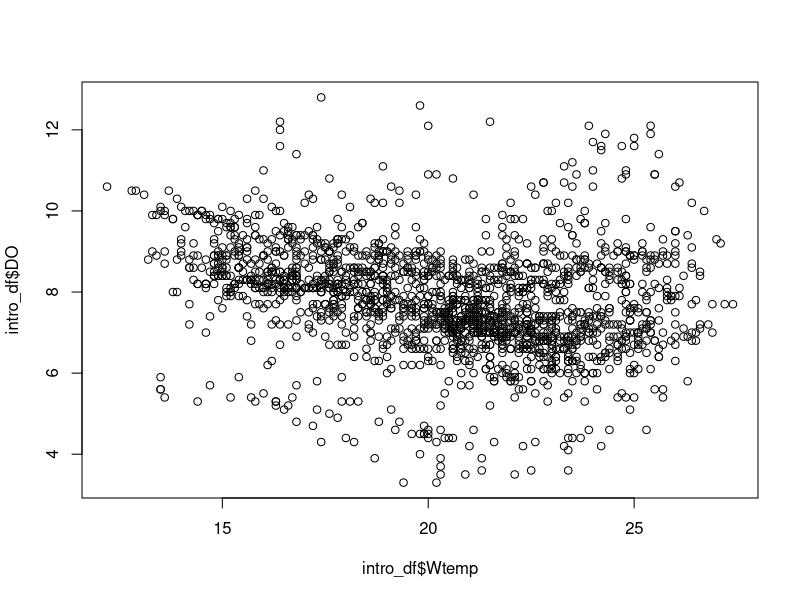
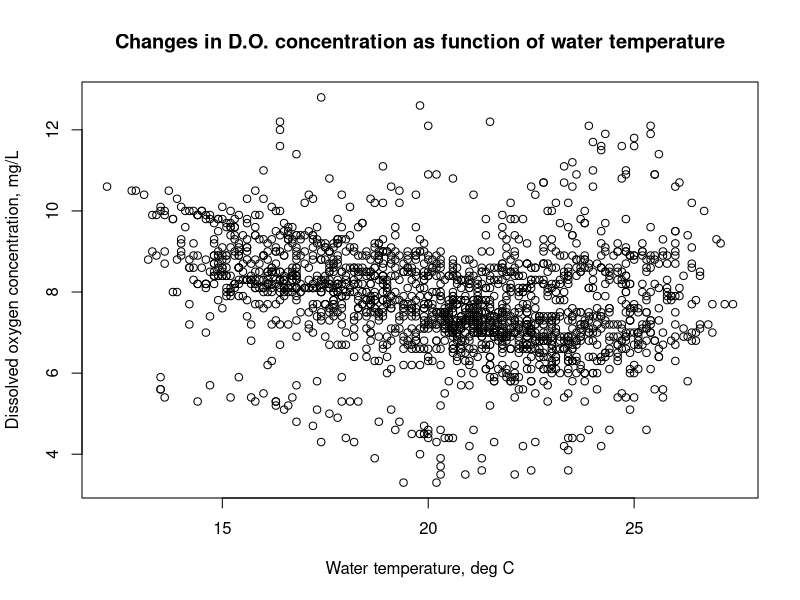
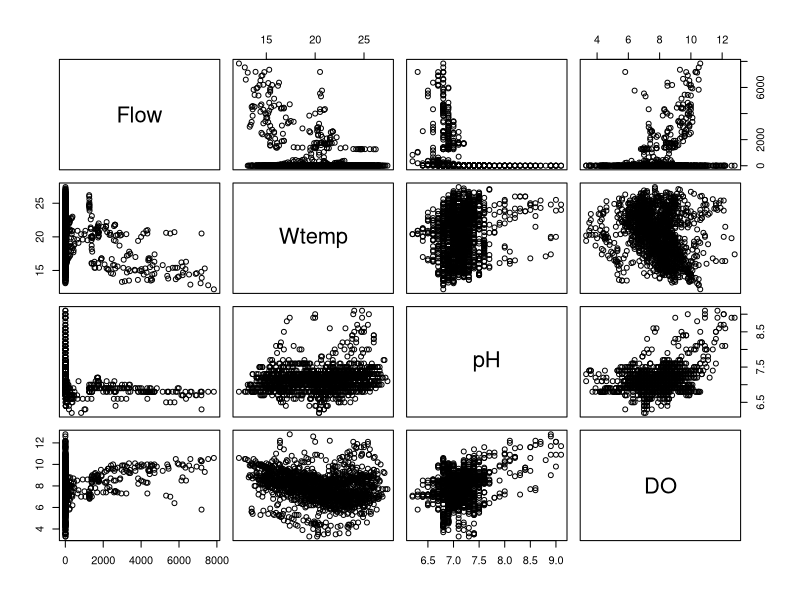
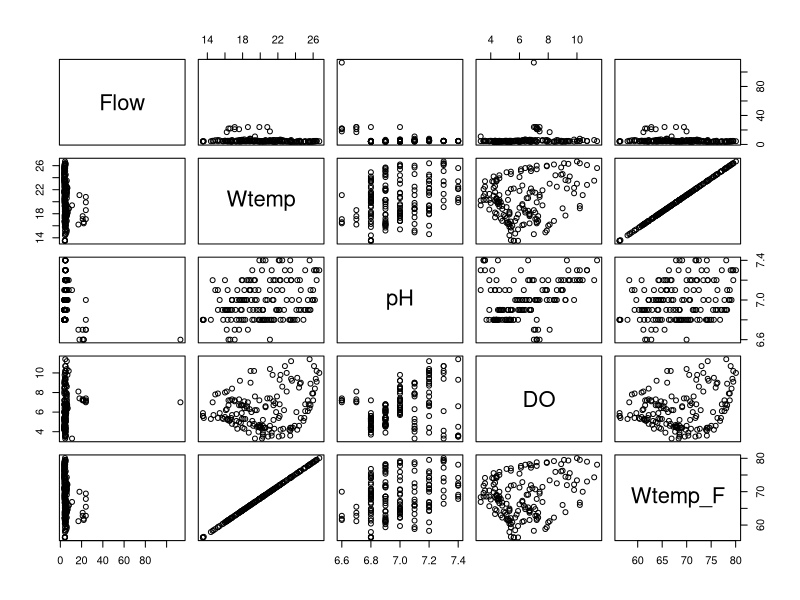
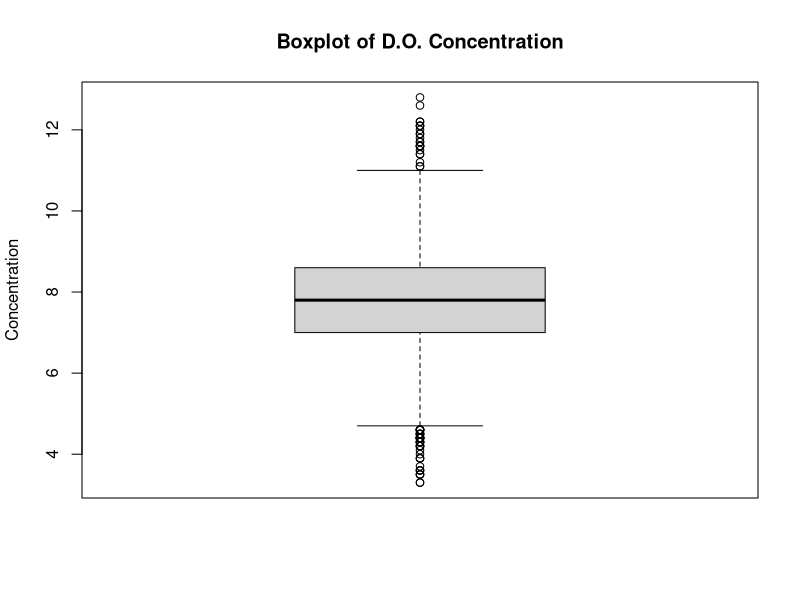
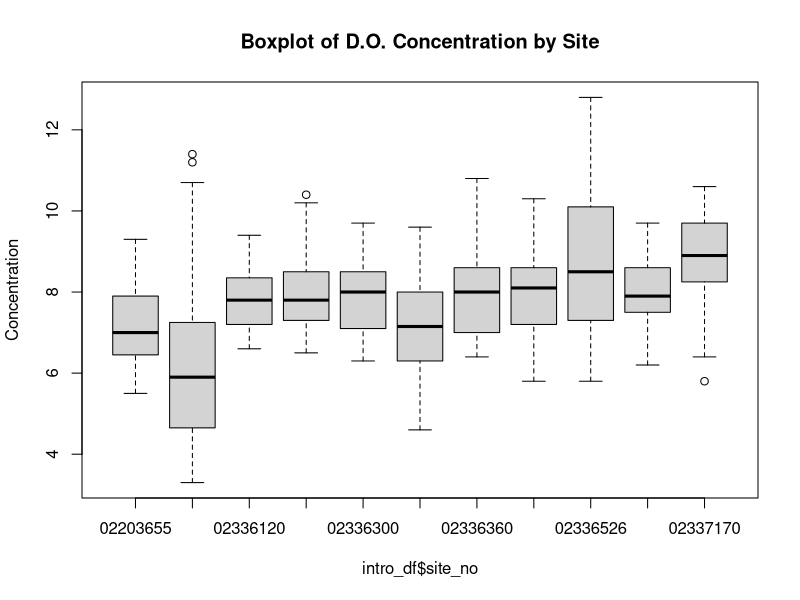
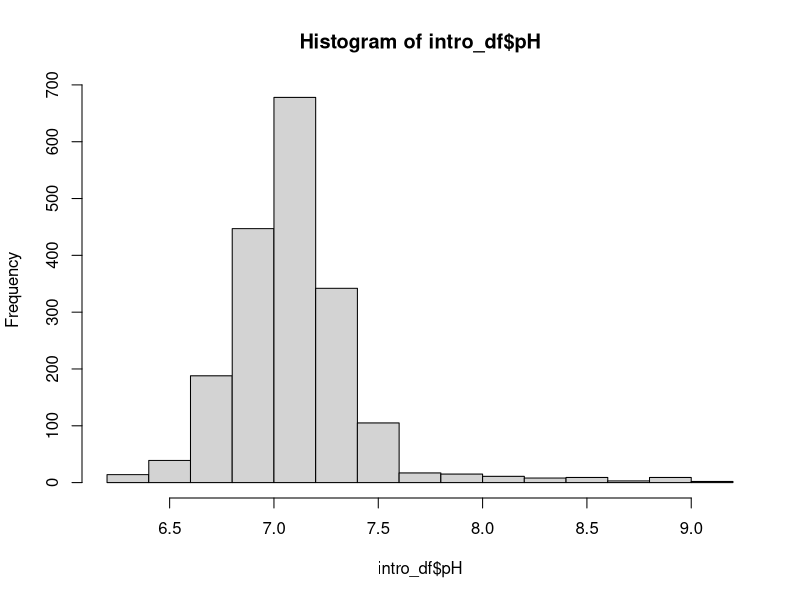
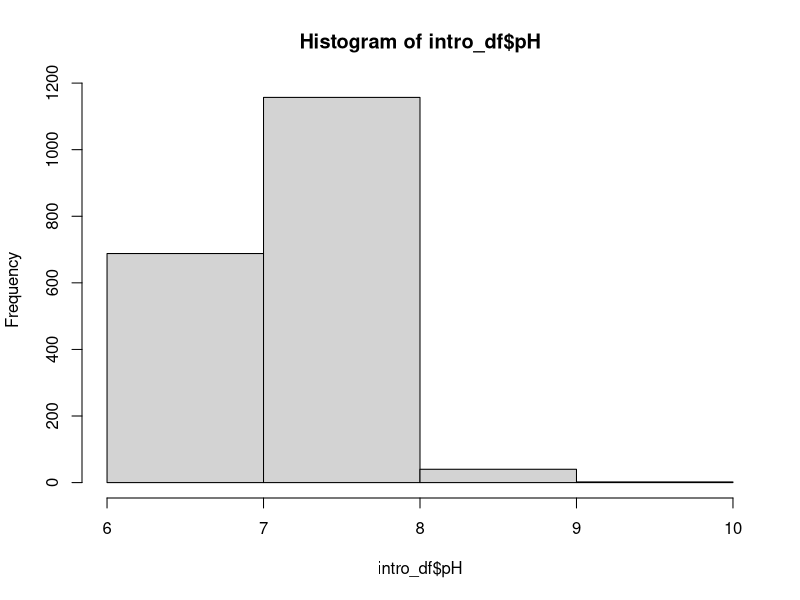

Source code (R) for these figures, in order:
## ---- chunk 1
library(knitr)

knit_hooks$set(plot=function(x, options) {
  sprintf("<img src='../%s%s-%d.%s'/ title='%s'/>", 
          options$fig.path, options$label, options$fig.cur, options$fig.ext, options$fig.cap)

})

opts_chunk$set(
  echo=TRUE,
  fig.path="static/Explore/",
  fig.width = 6,
  fig.height = 6,
  fig.cap = "TODO"
)
## ---- chunk 2
intro_df <- read.csv("data/course_NWISdata_cleaned.csv", stringsAsFactors = FALSE, 
                     colClasses = c("character", rep(NA, 7)))
## ---- chunk 3
summary(intro_df)
## ---- chunk 4
range(intro_df$Flow)
## ---- chunk 5
IQR(intro_df$Wtemp, na.rm=TRUE)
IQR(intro_df$Wtemp_F, na.rm=TRUE)
## ---- chunk 6
quantile(intro_df$pH, na.rm=TRUE)
## ---- chunk 7
quantile(intro_df$pH, probs=c(0.025, 0.975), na.rm=TRUE)
## ---- chunk 8

## ---- chunk 9
plot(intro_df$Wtemp, intro_df$DO)
## ---- chunk 10
plot(intro_df$Wtemp, intro_df$DO,
     main="Changes in D.O. concentration as function of water temperature",
     xlab="Water temperature, deg C", ylab="Dissolved oxygen concentration, mg/L")
## ---- chunk 11
#get a data frame with only the measured values (ignore Wtemp_F since only units differ from Wtemp)
library(dplyr)
intro_df_data <- select(intro_df, -site_no, -dateTime, -Flow_cd, -Wtemp_F)
plot(intro_df_data)
## ---- chunk 12
#get a data frame with only the first site values
sites <- unique(intro_df$site_no)
intro_df_site1 <- filter(intro_df, site_no == sites[1])

#now keep only measured values
intro_df_site1_data <- select(intro_df_site1, -site_no, -dateTime, -Flow_cd)

#create the pairs plot
plot(intro_df_site1_data)
## ---- chunk 13
boxplot(intro_df$DO, main="Boxplot of D.O. Concentration", ylab="Concentration")
## ---- chunk 14
boxplot(intro_df$DO ~ intro_df$site_no, 
        main="Boxplot of D.O. Concentration by Site", ylab="Concentration")
## ---- chunk 15
hist(intro_df$pH)
hist(intro_df$pH, breaks=4)
## ---- chunk 16
wtemp_ecdf <- ecdf(intro_df$Wtemp)
plot(wtemp_ecdf)
## ---- chunk 17

